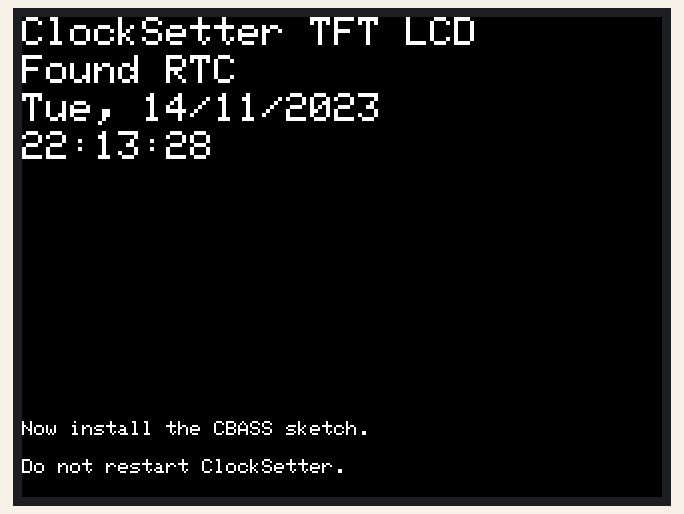
A sketch run on a simulated Arduino Uno, built with avr-gcc and run on an emulated ATmega328P. Parts: 320×240 colour display. The local clock reads 2024-03-15 10:24:30 at power-on unless the sketch sets it; what the sketch prints to the serial monitor is not drawn.

Above: at 1.5 s.
At 10.1 s:
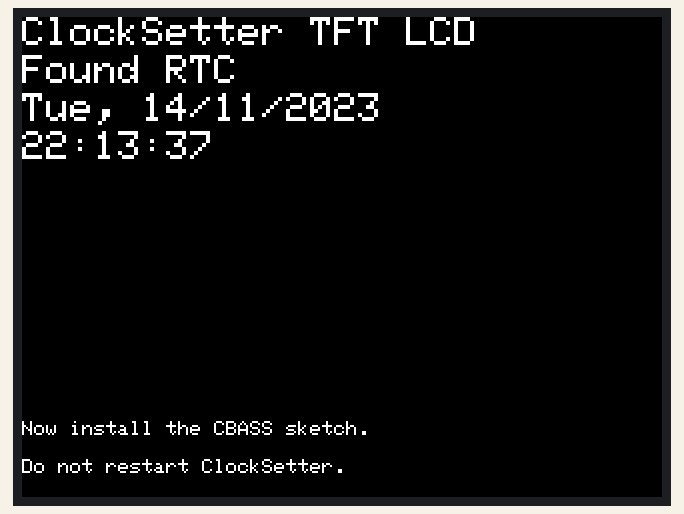
At 17.1 s:
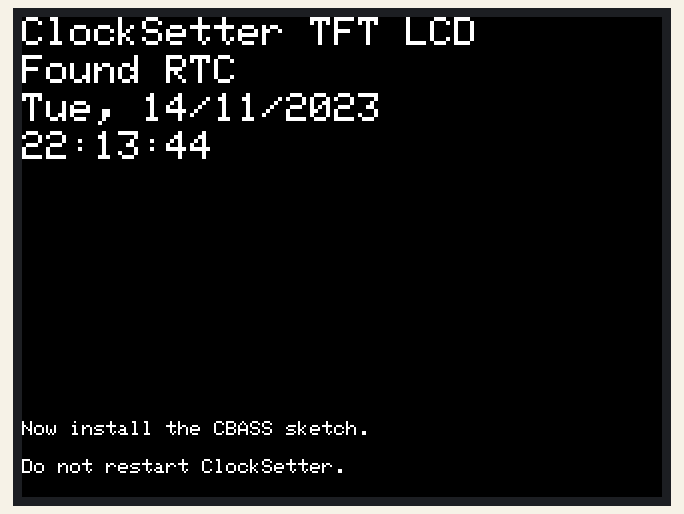
At 22.1 s:
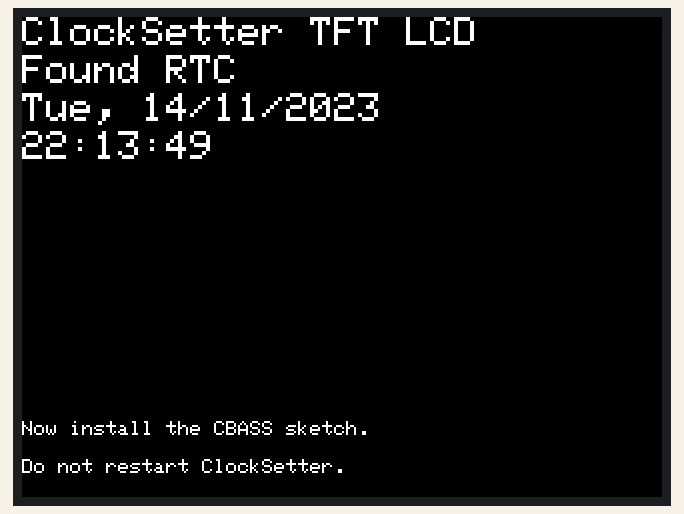
At 28.1 s:
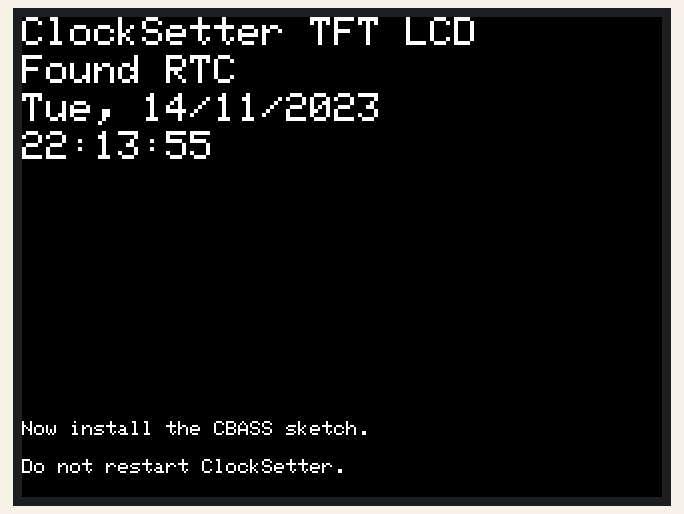
At 38.1 s:
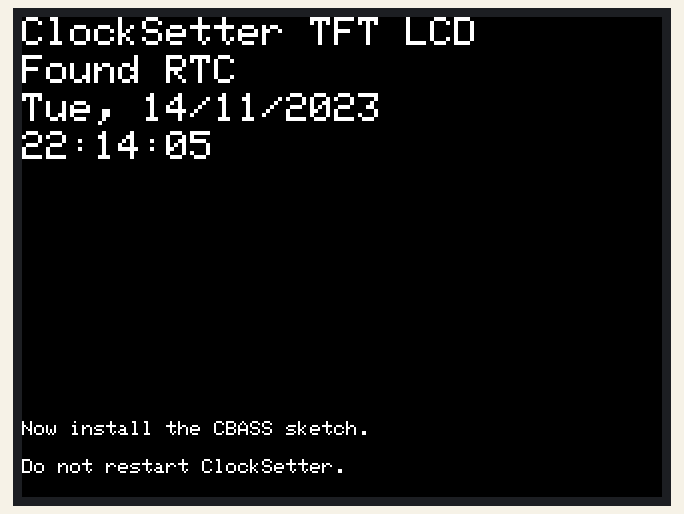

The sketch:

CBASS_ClockSetter.ino
```cpp
// It is useful to have the sketch confirm success or failure.  This should always be visible on the Serial monitor, but
// also try to have it output on the most-used display types.
// Supported displays (do not edit without changing affected code):
#define LCD 1    // The original 2-line monochrome LCD
#define TFT 2    // TFT LCD, typically 320 x 240 color pixels.
#define NODISP 3

// The supported display to compile for at this time (edit as needed):
#define DISP TFT

#include <RTClib.h>
#if DISP == LCD
#include <Adafruit_RGBLCDShield.h>
  Adafruit_RGBLCDShield disp = Adafruit_RGBLCDShield();
#elif DISP == TFT
  // Library for the Adafruit TFT LCD Display
  #include <Adafruit_ILI9341.h>
  #define TFT_CS   7
  #define TFT_DC   6
  Adafruit_ILI9341 disp = Adafruit_ILI9341(TFT_CS, TFT_DC);  // The CS and DC pins.
#elif DISP == NODISP
#endif

RTC_DS1307 rtc;  // This works with the DS3231 as well.

char daysOfTheWeek[7][12] = {"Sun", "Mon", "Tue", "Wed", "Thu", "Fri", "Sat"};

int uploadLag = 8; // About how long it takes to upload the sketch and actually set the time, in seconds.

void setup() {
  Serial.begin(9600);
  delay(1000);
  Serial.println("ClockSetter");
  // If there is a physical display, start it and print a greeting there as well.
  startAnyDisplay();

  if (!rtc.begin()) {
    // This code may not be what I thought.  It returns true even if there is
    // no RTC!  The isrunning call will catch that case.
    showText("Couldn't start RTC");
    while (1);
  }
  if (!rtc.isrunning()) {
    showText("Failed to communicate with RTC.  Is one connected?");
    while (1);
  }
  showText("Found RTC"); // New 2/8/19
  // following line sets the RTC to the date & time this sketch was compiled
  rtc.adjust(DateTime(F(__DATE__), F(__TIME__)) + TimeSpan(0, 0, 0, uploadLag));
  Serial.print("Set RTC to ");
  Serial.print(F(__DATE__)); Serial.print("  ");Serial.println(F(__TIME__));
  Serial.println("Install another sketch now.");
  Serial.println("Do not reset the Arduino with ClockSetter installed, or the time will be wrong.");
}

DateTime now, oldNow;
void loop() {
  now = rtc.now();
  // Reduce flickering by only displaying when the seconds digit has changed.  Note that
  // DateTime only has seconds.
  if (now.second() != oldNow.second()) showTime(now);
  oldNow = now;
  delay(50);  // Check again after 50 ms.  Overkill, but too long a delay looks choppy.
}
```

Display.ino
```cpp
#if DISP == TFT
  #define TFT_WIDTH 320
  #define TFT_HEIGHT 240
  #define TFT_LAND 3  // Rotation for normal text  1 = SPI pins at top, 3 = SPI at bottom.
  #define TFT_PORT 2  // Rotation for y axis label, typically 1 less than TFT_LAND
  #define LINEHEIGHT 19 // Pixel height of size 2 text is 14.  Add 1 or more for legibility.
  #define BLACK   ILI9341_BLACK
  #define WHITE   ILI9341_WHITE

  void startTFTDisplay() {
      disp.begin();
      disp.setRotation(TFT_LAND);
      disp.fillScreen(BLACK);
      // A start point for text size and color.  If changed elsewhere, change it back.
      disp.setTextSize(2);  // A reasonable size. 1-3 (maybe more) are available.
      disp.setTextColor(WHITE);
  }
#endif

/**
 * Start the display type expected at compile time.  It would be ideal to check for success and
 * give a warning if needed, but these functions return void.
 */
void startAnyDisplay() {
  #if DISP == LCD
    disp.begin(16, 2);              // Start the library.  Returns void
    disp.setCursor(0, 0);
    disp.print("ClockSetter LCD");
  #elif DISP == TFT
    startTFTDisplay();

    // The TFT display is big enough to put this message at the bottom and still use
    // top lines for other things.
    disp.setTextSize(1);
    disp.setCursor(0, TFT_HEIGHT - 2*LINEHEIGHT);
    disp.print("Now install the CBASS sketch.");
    disp.setCursor(0, TFT_HEIGHT - LINEHEIGHT);
    disp.print("Do not restart ClockSetter.");
    disp.setTextSize(2);

    disp.setCursor(0, 0);
    disp.print("ClockSetter TFT LCD");
  #elif DISP == NODISP
    startTFTDisplay();
    Serial.println("No supported display is expected on the device.");
    return;
  #endif
  Serial.println("If the intalled display matches compilation settings, you should see messages there.");
}

/**
 * This simply prints the given text on one line on the display.  The complexity
 * comes from the fact that different displays have different sizes, behaviors, and command names.
 */
void showText(const char *t) {
  // Always print to the serial monitor.
  Serial.println(t);
  #if DISP == NODISP
    return;
  #elif DISP == LCD
    disp.setCursor(0, 1);
    disp.print(t);
  #elif DISP == TFT
    // Determine the current display line and move to the start of the next, wrapping to the top
    // if needed.  This crudely assumes there are no headers or other special positions.
    int16_t yNow = disp.getCursorY();
    if (TFT_HEIGHT - yNow - LINEHEIGHT > 0) {
      disp.setCursor(0, yNow + LINEHEIGHT);
    } else {
      disp.setCursor(0, 0);
    }
    disp.print(t);
  #endif
}


/** Print the time to the display.  For now this assumes that successive prints with no cursor change
 *  pick up from the most recent x location, but always at the same y (no automatic line feed).
 *  Place the time on a fixed text line, regardless of what else is on the screen.  For LCD use the 2nd of 2 lines for time and the first
 *  for the date.
 *  For TFT use the 4th line for time and the 3rd for date.
 *  These are printed in reverse order because prompt time updates take priority over the date.
 */
void showTime(const DateTime now) {
  #if DISP == NODISP
    return;
  #elif DISP == LCD
    disp.setCursor(0, 1);
    disp.print("          ");
    disp.setCursor(0, 1);
  #elif DISP == TFT
    disp.fillRect(0, 3*LINEHEIGHT, TFT_WIDTH, LINEHEIGHT, BLACK);
    disp.setCursor(0, 3*LINEHEIGHT);
  #endif

  // Time
  disp.print(now.hour());
  disp.print(':');
  if (now.minute() < 10) disp.print("0");
  disp.print(now.minute());
  disp.print(':');
  if (now.second() < 10) disp.print("0");
  disp.print(now.second());
  disp.print("   ");

  // Date
  #if DISP == LCD
    disp.setCursor(0, 0);
  #elif DISP == TFT
    disp.setCursor(0, 2*LINEHEIGHT);
    disp.print("                ");
    disp.setCursor(0, 2*LINEHEIGHT);
  #endif
  disp.print(daysOfTheWeek[now.dayOfTheWeek()]);
  disp.print(", ");
  disp.print(now.day());
  disp.print('/');
  disp.print(now.month());
  disp.print('/');
  disp.print(now.year());
}
```

Measured:
- what the display in image 2 shows lasts 1.1 s, from 17.0 s to 18.1 s
